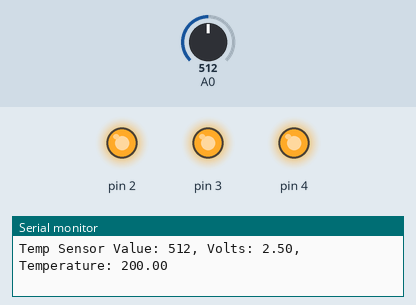
Bench run of a sketch on a simulated Arduino Uno, built with avr-gcc and run on an emulated ATmega328P. On the bench: output pins drawn as LEDs (lit = HIGH), the last lines printed to the serial monitor. Inputs (shaded band) come from the test bench; at power-on: A0 = 512.

Above: at 1.2 s.
1.3 s: A0 set to 175
4.3 s: A0 set to 161
At 5.5 s:
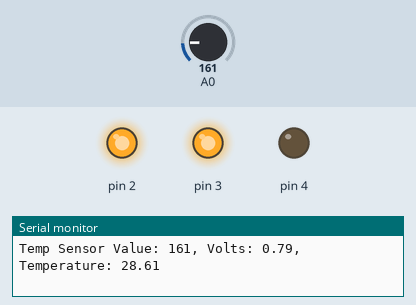
5.8 s: A0 set to 122
At 6.3 s:
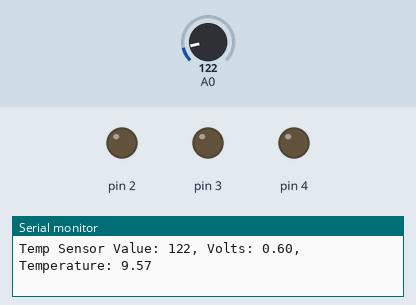
7.3 s: A0 set to 306
At 8.1 s:
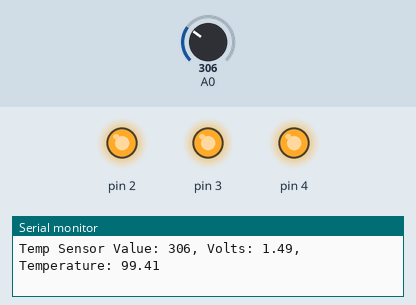
Timing chart, 0 to 9.8 s (numbered marks = the images above; inputs shaded):
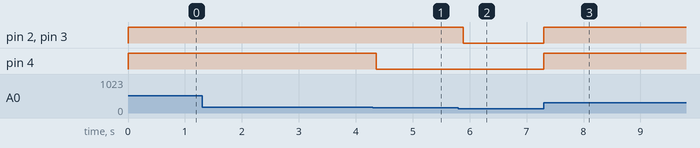

The sketch:

main.ino
```cpp
const int baseTemp = 23.75;


void setup () {
    Serial.begin(9600);

    pinMode(2, OUTPUT);
    pinMode(3, OUTPUT);
    pinMode(4, OUTPUT);
    digitalWrite(2, LOW);
    digitalWrite(3, LOW);
    digitalWrite(4, LOW);
}

void loop () {
    int val;
    float voltage, temp;

    val = analogRead(A0);
    Serial.print("Temp Sensor Value: ");
    Serial.print(val);

    voltage = (val / 1024.0) * 5.0;
    Serial.print(", Volts: ");
    Serial.print(voltage);

    temp = (voltage - 0.5) * 100;
    Serial.print(", Temperature: ");
    Serial.println(temp);

    if (temp < baseTemp) {
        digitalWrite(2, LOW);
        digitalWrite(3, LOW);
        digitalWrite(4, LOW);
    }
    else if (temp >= baseTemp+2 && temp < baseTemp+4) {
        digitalWrite(2, HIGH);
        digitalWrite(3, LOW);
        digitalWrite(4, LOW);
    }
    else if (temp >= baseTemp+4 && temp < baseTemp+6) {
        digitalWrite(2, HIGH);
        digitalWrite(3, HIGH);
        digitalWrite(4, LOW);
    }
    else if (temp >= baseTemp+6) {
        digitalWrite(2, HIGH);
        digitalWrite(3, HIGH);
        digitalWrite(4, HIGH);
    }

    delay(100);
}
```

Measured:
- the behaviour switches between 162 and 161 on A0 (found by bisection; images 0 and 1)
- after the input at 4.3 s, pin 4: HIGH → LOW after 0.06 s
- after the input at 5.8 s, pin 2, pin 3: HIGH → LOW after 0.08 s
- after the input at 7.3 s, pin 2–4: LOW → HIGH at once
